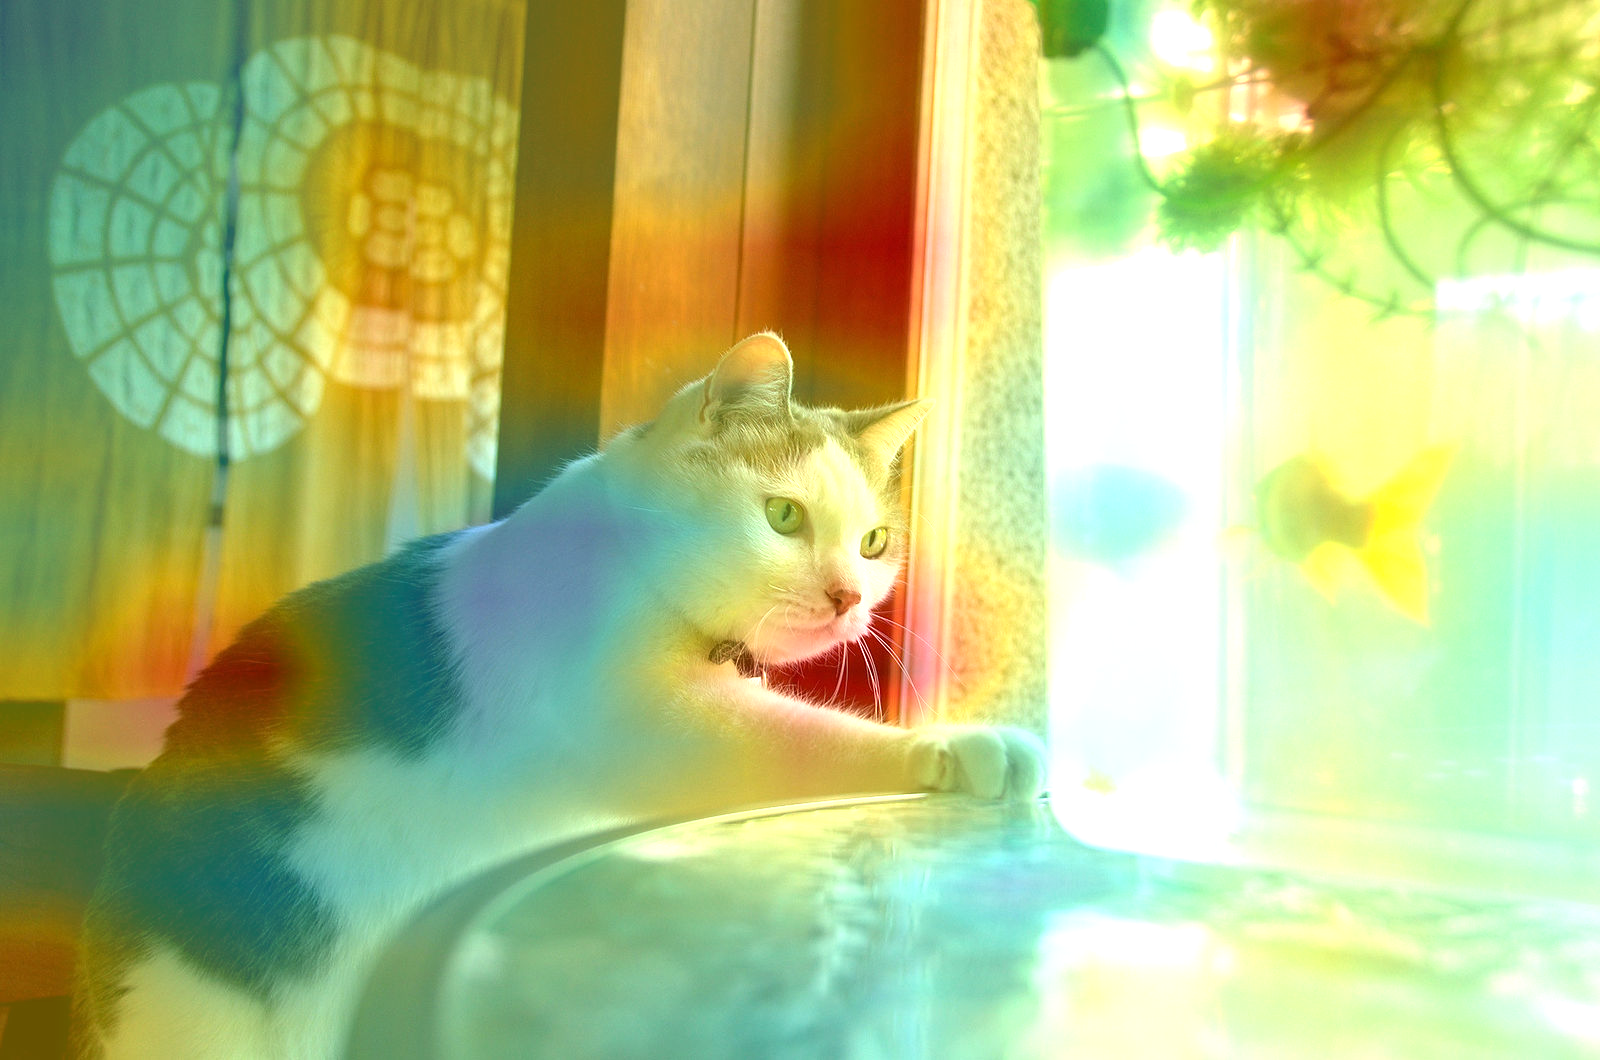

Here is the Python script that generated this plot:
import matplotlib as plt
from tensorflow.keras import backend as K
from tensorflow.keras.preprocessing import image
from tensorflow.keras.models import load_model
from tensorflow.keras.utils import CustomObjectScope
from tensorflow.keras.initializers import glorot_uniform
# from tensorflow.keras.applications.vgg16 import VGG16, preprocess_input, decode_predictions
import numpy as np
import cv2
import os

IMAGE_IS_CAT = True

#model_name = 'save/dog_and_cat_small_1_v2.h5'
model_name = 'save/cat_and_dogs_all.h5'
save_dir = 'save'
output_dir = 'output'


if IMAGE_IS_CAT:
    img_path = os.path.join(save_dir, 'wiki_cat1.jpg')
else:
    img_path = 'save/wiki_dog1.jpg'

img = image.load_img(img_path, target_size=(150, 150))
x = image.img_to_array(img)
x = np.expand_dims(x, axis=0)
x /= 255.0

with CustomObjectScope({'GlorotUniform': glorot_uniform()}):
    model = load_model(model_name)

    preds = model.predict(x)
    print('Predicted:', preds)

model.summary()

last_conv_layer = model.get_layer('conv2d_3')
print(model.output.shape)
model_output = model.output[:, 0]

grads = K.gradients(model_output, last_conv_layer.output)[0]
pooled_grads = K.mean(grads, axis=(0, 1, 2))

iterate = K.function([model.input], [pooled_grads, last_conv_layer.output[0]])
pooled_grads_value, conv_layer_value = iterate([x])

for i in range(128):
    conv_layer_value[:, :, 1] *= pooled_grads_value[i]

heatmap = np.mean(conv_layer_value, axis=-1)
heetmap = np.maximum(heatmap, 0)
heatmap /= np.max(heatmap)

img = cv2.imread(img_path)
heatmap = cv2.resize(heatmap, (img.shape[1], img.shape[0]))
heatmap = np.uint8(255 * heatmap)
heatmap = cv2.applyColorMap(heatmap, cv2.COLORMAP_JET)

cv2.imwrite(os.path.join(output_dir, 'my_hm1.png'), heatmap)
superimposed_img = heatmap * 0.4 + img
cv2.imwrite(os.path.join(output_dir, 'my_heatmap1.png'), superimposed_img)
